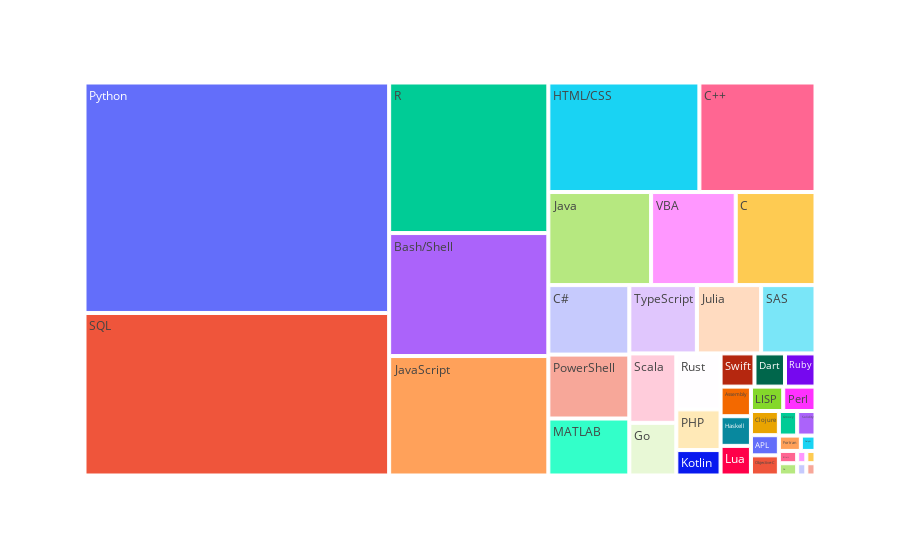

The notebook cell saved with this chart:
### Markdown cell above
## Treemap
- 직사각형을 여러 개의 작은 직사각형으로 분할한 그래프
- Method : treemap()

### Code cell
# plotly.express 모듈 탑재
import plotly.express as px

# treemap 그리기
fig = px.treemap(size_by_languages_df, path=['language'], values='count')
fig.show()

### Figure 1 — Plotly figure (JSON) as saved in the notebook; plotly's stock layout.template omitted (floating-point values rounded to 4 significant figures)
{"data": [{"branchvalues": "total", "domain": {"x": [0, 1], "y": [0, 1]}, "hovertemplate": "labels=%{label}<br>count=%{value}<br>parent=%{parent}<br>id=%{id}<extra></extra>", "ids": ["APL", "Assembly", "Bash/Shell", "C", "C#", "C++", "COBOL", "Clojure", "Crystal", "Dart", "Delphi", "Elixir", "Erlang", "F#", "Fortran", "Go", "Groovy", "HTML/CSS", "Haskell", "Java", "JavaScript", "Julia", "Kotlin", "LISP", "Lua", "MATLAB", "OCaml", "Objective-C", "PHP", "Perl", "PowerShell", "Python", "R", "Ruby", "Rust", "SAS", "SQL", "Scala", "Solidity", "Swift", "TypeScript", "VBA"], "labels": ["APL", "Assembly", "Bash/Shell", "C", "C#", "C++", "COBOL", "Clojure", "Crystal", "Dart", "Delphi", "Elixir", "Erlang", "F#", "Fortran", "Go", "Groovy", "HTML/CSS", "Haskell", "Java", "JavaScript", "Julia", "Kotlin", "LISP", "Lua", "MATLAB", "OCaml", "Objective-C", "PHP", "Perl", "PowerShell", "Python", "R", "Ruby", "Rust", "SAS", "SQL", "Scala", "Solidity", "Swift", "TypeScript", "VBA"], "name": "", "parents": ["", "", "", "", "", "", "", "", "", "", "", "", "", "", "", "", "", "", "", "", "", "", "", "", "", "", "", "", "", "", "", "", "", "", "", "", "", "", "", "", "", ""], "type": "treemap", "values": [5, 8, 174, 66, 50, 113, 1, 6, 1, 9, 2, 2, 1, 2, 3, 22, 4, 147, 8, 85, 169, 39, 10, 7, 8, 41, 1, 5, 16, 7, 46, 624, 213, 9, 22, 33, 440, 29, 4, 10, 41, 70]}], "layout": {"legend": {"tracegroupgap": 0}, "margin": {"t": 60}}}
